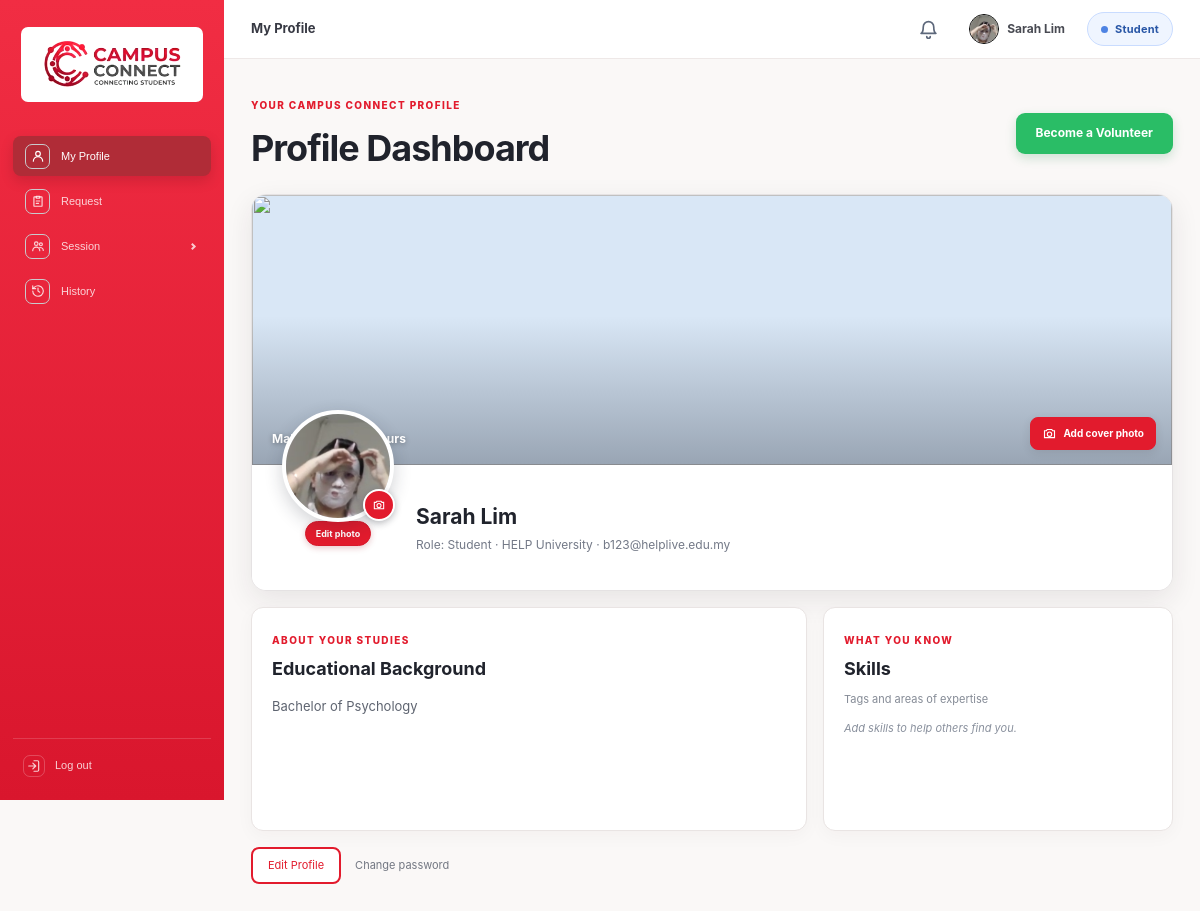
Page /backend/profile_management/profile.php (signed in) on the committed database.
### tables this page shows
CREATE TABLE `users` (
  `id` int(11) NOT NULL AUTO_INCREMENT,
  `email` varchar(150) NOT NULL,
  `full_name` varchar(100) NOT NULL,
  `university_name` varchar(100) NOT NULL,
  `password_hash` varchar(255) NOT NULL,
  `picture_url` varchar(255) DEFAULT NULL,
  `cover_photo_url` varchar(255) DEFAULT NULL,
  `volunteer_picture_url` varchar(255) DEFAULT NULL,
  `volunteer_cover_photo_url` varchar(255) DEFAULT NULL,
  `education` varchar(500) DEFAULT NULL,
  `skills` varchar(500) DEFAULT NULL,
  `support_experience` varchar(1000) DEFAULT NULL,
  `tfa_code` varchar(255) DEFAULT NULL,
  `tfa_expiry` datetime DEFAULT NULL,
  `failed_attempts` int(11) NOT NULL DEFAULT 0,
  `locked_until` datetime DEFAULT NULL,
  `remember_token_hash` char(64) DEFAULT NULL,
  `remember_expires` datetime DEFAULT NULL,
  `reset_code` varchar(6) DEFAULT NULL,
  `reset_expiry` datetime DEFAULT NULL,
  `is_volunteer` char(1) NOT NULL DEFAULT 'N',
  `is_active` char(1) NOT NULL DEFAULT 'N',
  `created_at` datetime NOT NULL DEFAULT current_timestamp(),
  PRIMARY KEY (`id`),
  UNIQUE KEY `uq_users_email` (`email`)
);

### backend/general/account_functions.php (called while the page is built, shortened)
<?php
require_once __DIR__ . '/db.php';
function e($value): string {
    return htmlspecialchars((string)$value, ENT_QUOTES, 'UTF-8');
}
function current_user(): ?array {
    global $pdo;
    $stmt = $pdo->prepare('SELECT * FROM users WHERE id = ?');
    $stmt->execute([$_SESSION['user_id']]);
    $user = $stmt->fetch();
    return $user ?: null;
}
?>

### backend/general/notifications.php (called while the page is built, shortened)
<?php
function notificationTypesForRole(?string $role): array
{
    return match ($role) {
        'student' => ['Session Requested', 'Feedback Received', 'Pending Request'],
        'volunteer' => ['Request Submitted', 'Request Response', 'Status Update', 'Session Scheduled', 'Session Rejected', 'Feedback Reminder'],
        default => [],
    };
}
function notificationRoleFilter(?string $role): array
{
    $types = notificationTypesForRole($role);
    return [' AND notice_type NOT IN (' . implode(', ', array_fill(0, count($types), '?')) . ')', str_repeat('s', count($types))];
}
function bindNotificationQueryParams(mysqli_stmt $stmt, int $userId, ?string $role, string $types): void
{
    $values = array_merge([$userId], notificationTypesForRole($role));
    $params = ['i' . $types];
    foreach ($values as &$value) {
        $params[] = &$value;
    }
    call_user_func_array([$stmt, 'bind_param'], $params);
}
function countUnreadNotifications(mysqli $conn, int $userId, ?string $role = null): int
{
    [$roleFilter, $types] = notificationRoleFilter($role);
    $stmt = $conn->prepare("SELECT COUNT(*) FROM notifications WHERE user_id = ? AND is_read = 'N'" . $roleFilter);
    bindNotificationQueryParams($stmt, $userId, $role, $types);
    $stmt->execute();
    return (int)$stmt->get_result()->fetch_row()[0];
}

### backend/profile_management/profile.php (the view, shortened to what this page needs)
<?php
require_once dirname(__DIR__) . '/general/account_functions.php';
require_once dirname(__DIR__) . '/general/dashboard_header.php';
require_once dirname(__DIR__) . '/general/notifications.php';
$user = current_user();
$volunteerCheck = $pdo->prepare('SELECT id FROM volunteers WHERE user_id = ? LIMIT 1');
$volunteerCheck->execute([$user['id']]);
$volunteerProfileExists = (bool)$volunteerCheck->fetchColumn();
$user = current_user();
?>
<!DOCTYPE html>
<html lang="en">
<head>
    <link rel="stylesheet" href="<?= BASE_URL ?>/frontend/css/style.css">
    <link rel="stylesheet" href="<?= BASE_URL ?>/frontend/css/navigation.css">
    <link rel="stylesheet" href="<?= BASE_URL ?>/frontend/css/profile.css">
</head>
<body class="account-page dashboard-page profile-view-page">
<div class="dashboard-app">
<?php include dirname(__DIR__) . '/general/account_sidebar.php'; ?>
<main class="dashboard-main">
    <?= renderDashboardHeader('My Profile', $user, null, countUnreadNotifications($conn, (int)$user['id'], $isVolunteer ? 'volunteer' : 'student')) ?>
    <div class="dashboard-shell profile-dashboard-shell">
        <div class="profile-page-heading">
            <div><span class="account-eyebrow">YOUR CAMPUS CONNECT PROFILE</span><h1>Profile Dashboard</h1></div>
            <?php if (!$isVolunteer && $volunteerProfileExists): ?><form method="post" data-confirm-title="Switch to Volunteer?" data-confirm-message="Your saved volunteer profile and availability will become active." data-confirm-submit="Switch role" data-confirm-icon="switch"><input type="hidden" name="csrf_token" value="<?= e(csrf_token()) ?>"><input type="hidden" name="role" value="volunteer"><button class="btn btn-volunteer" type="submit">Switch to Volunteer</button></form><?php elseif (!$isVolunteer): ?><a class="btn btn-volunteer" href="<?= BASE_URL ?>/become_volunteer.php">Become a Volunteer</a><?php else: ?><a class="btn btn-volunteer" href="<?= BASE_URL ?>/volunteer.php">Volunteer Profile</a><?php endif; ?>
        </div>
        <section class="profile-showcase-card">
            <a class="profile-cover" href="<?= BASE_URL ?>/profile_cover.php" aria-label="<?= empty($user['cover_photo_url']) ? 'Add a cover photo' : 'Change cover photo' ?>">
                <img class="profile-cover-image" src="<?= e($user['cover_photo_url'] ?: DEFAULT_COVER_PHOTO) ?>" alt="">
                <?php if (empty($user['cover_photo_url'])): ?><span class="profile-cover-prompt">Make this profile yours</span><?php endif; ?>
                <span class="profile-cover-action"><svg viewBox="0 0 24 24" aria-hidden="true"><path d="M4 7.5h3l1.4-2h7.2l1.4 2h3v11H4z"/><circle cx="12" cy="13" r="3.5"/></svg><?= empty($user['cover_photo_url']) ? 'Add cover photo' : 'Change cover photo' ?></span>
            </a>
            <div class="profile-identity-card">
                <div class="profile-avatar-wrap">
                    <a class="profile-identity-avatar" href="<?= BASE_URL ?>/profile_picture.php" aria-label="<?= empty($user['picture_url']) ? 'Add a profile photo' : 'Change your profile photo' ?>"><img src="<?= e($user['picture_url'] ?: DEFAULT_PROFILE_PICTURE) ?>" alt=""></a>
                    <a class="profile-avatar-camera" href="<?= BASE_URL ?>/profile_picture.php" aria-label="Change profile photo"><svg viewBox="0 0 24 24" aria-hidden="true"><path d="M4 7.5h3l1.4-2h7.2l1.4 2h3v11H4z"/><circle cx="12" cy="13" r="3.5"/></svg></a>
                    <a class="profile-photo-edit" href="<?= BASE_URL ?>/profile_picture.php"><?= empty($user['picture_url']) ? '＋ Add photo' : 'Edit photo' ?></a>
                </div>
                <div class="profile-identity-copy"><h2><?= e($user['full_name']) ?></h2><p>Role: <?= $isVolunteer ? 'Volunteer' : 'Student' ?> <span aria-hidden="true">·</span> <?= e($user['university_name']) ?> <span aria-hidden="true">·</span> <?= e($user['email']) ?></p></div>
            </div>
        </section>
        <div class="profile-info-grid">
            <section class="profile-info-card"><span class="account-eyebrow">ABOUT YOUR STUDIES</span><h2>Educational Background</h2><p><?= nl2br(e($user['education'] ?: 'Add your course, major, and year of study to introduce yourself to the community.')) ?></p></section>
            <section class="profile-info-card"><span class="account-eyebrow">WHAT YOU KNOW</span><h2>Skills</h2><p class="profile-skill-hint">Tags and areas of expertise</p><div class="profile-skill-list"><?php if (empty(trim((string)($user['skills'] ?? '')))): ?><span class="profile-empty-skill">Add skills to help others find you.</span><?php endif; ?></div></section>
        </div>
        <div class="profile-page-actions"><a class="btn btn-secondary" href="<?= BASE_URL ?>/edit_profile.php">Edit Profile</a><a class="profile-security-link" href="<?= BASE_URL ?>/change_password.php">Change password</a></div>
    </div>
</main>
</div>
</body>
</html>

### backend/general/dashboard_header.php (shortened to what this page needs)
<?php
function renderDashboardHeader(string $title, array $user, ?array $back = null, int $unreadNotifications = 0): string
{
    $backLink = '';
    $isVolunteer = ($user['is_volunteer'] ?? 'N') === 'Y';
    $name        = $user['full_name'] ?? 'Student';
    $picture     = $isVolunteer ? ($user['volunteer_picture_url'] ?? '') : ($user['picture_url'] ?? '');
    $avatar = '<img src="' . htmlspecialchars($picture ?: DEFAULT_PROFILE_PICTURE) . '" alt="">';
    $scriptKey = basename(dirname($_SERVER['SCRIPT_NAME'] ?? '')) . '/' . basename($_SERVER['SCRIPT_NAME'] ?? '');
    $isNotificationsPage = $scriptKey === 'notification_management/notifications.php';
    $bellLabel = $isNotificationsPage
        ? 'Close notifications'
        : ($unreadNotifications > 0 ? "Notifications, $unreadNotifications unread" : 'Notifications');
    $bellHref = $isNotificationsPage
        ? BASE_URL . ($isVolunteer ? '/volunteer.php' : '/profile.php')
        : BASE_URL . '/backend/notification_management/notifications.php';
    $bell = '<a class="dashboard-bell"' . ($isNotificationsPage ? ' data-notification-toggle="close"' : '')
          . ' href="' . $bellHref . '" title="' . $bellLabel . '" aria-label="' . $bellLabel . '">'
          . '<svg viewBox="0 0 24 24" aria-hidden="true"><path d="M6 9a6 6 0 0 1 12 0c0 6 2.5 7.5 2.5 7.5h-17S6 15 6 9z"/><path d="M10 20a2 2 0 0 0 4 0"/></svg>'
          . ($unreadNotifications > 0 ? '<span class="dashboard-bell-badge">' . ($unreadNotifications > 9 ? '9+' : $unreadNotifications) . '</span>' : '')
          . '</a>';
    return '<header class="dashboard-header">'
         . '<div class="dashboard-header-title">' . $backLink . '<span>' . htmlspecialchars($title) . '</span></div>'
         . '<nav class="dashboard-nav" aria-label="Account navigation">'
         . $bell
         . '<a class="dashboard-user-chip" href="' . BASE_URL . ($isVolunteer ? '/volunteer.php' : '/profile.php') . '" aria-label="View your profile">'
         . '<span class="dashboard-user-avatar">' . $avatar . '</span>' . htmlspecialchars($name) . '</a>'
         . '<span class="dashboard-role-badge ' . ($isVolunteer ? 'is-volunteer' : 'is-student') . '" aria-label="Current role: ' . ($isVolunteer ? 'Volunteer' : 'Student') . '">' . ($isVolunteer ? 'Volunteer' : 'Student') . '</span>'
         . '</nav></header>'
         . ($isNotificationsPage
             ? '<script>(function () {'
             . 'var closeLink = document.querySelector("[data-notification-toggle=\\"close\\"]");'
             . 'if (!closeLink) { return; }'
             . 'closeLink.addEventListener("click", function (event) {'
             . '  if (window.history.length < 2 || !document.referrer) { return; }'
             . '  if (document.referrer === window.location.origin || document.referrer.indexOf(window.location.origin + "/") === 0) {'
             . '    event.preventDefault();'
             . '    window.history.back();'
             . '  }'
             . '});'
             . '})();</script>'
             : '');
}

### frontend/css/style.css (style rules this page uses)
:root { --red: #e21b2d; --red-dark: #c41225; --red-light: #fff0f1; --text: #222222; --muted: #6b6b6b; --border: #e3d5d5; --bg: #ffffff; --success: #2e7d32; --radius: 6px; }
* { box-sizing: border-box; }
body { margin: 0; font-family: Arial, Helvetica, sans-serif; font-size: 17px; color: var(--text); background: var(--bg); line-height: 1.5; }
h1 { font-size: 26px; margin: 0 0 8px; }
h2 { font-size: 20px; margin: 0 0 12px; }
.btn { display: inline-block; padding: 12px 20px; border-radius: var(--radius); border: 2px solid transparent; font-family: inherit; font-size: 16px; line-height: 1.4; cursor: pointer; text-decoration: none; text-align: center; }
.btn-secondary { background: #fff; color: var(--red); border: 2px solid var(--red); }
.account-page { min-height: 100vh; margin: 0; color: #1b2435; background: #f7f8fc; font-family: Inter, "Segoe UI", Arial, sans-serif; font-size: 15px; }
.account-eyebrow { color: #8179dc; font-size: 10px; font-weight: 800; letter-spacing: .14em; }
.dashboard-page { min-height: 100vh; }
.dashboard-header { display: flex; align-items: center; justify-content: space-between; min-height: 72px; padding: 0 max(24px, calc((100% - 1080px) / 2)); border-bottom: 1px solid #e8eaf0; background: #fff; }
.dashboard-nav { display: flex; align-items: center; gap: 22px; }
.dashboard-nav a { color: #5d687b; font-size: 12px; font-weight: 650; text-decoration: none; }
.dashboard-nav .dashboard-role-badge { display: inline-flex; align-items: center; gap: 7px; padding: 8px 13px; border: 1px solid; border-radius: 999px; font-size: 11px; font-weight: 750; letter-spacing: .02em; }
.dashboard-nav .dashboard-role-badge::before { width: 7px; height: 7px; border-radius: 50%; content: ""; }
.dashboard-nav .dashboard-role-badge.is-student { border-color: #c9dcff; color: #2856a6; background: #eff5ff; }
.dashboard-nav .dashboard-role-badge.is-student::before { background: #4e83e3; }
.dashboard-shell { width: min(100% - 40px, 960px); margin: 0 auto; padding: 45px 0 60px; }
.dashboard-role-badge { padding: 6px 10px; border-radius: 999px; background: #eeedff; color: #5146df; font-size: 11px; font-weight: 750; }
.account-page { --account-red: #e21b2d; --account-red-dark: #c41225; --account-red-soft: #fff0f1; --account-ink: #20232c; --account-muted: #737784; color: var(--account-ink); background: #faf8f7; }
.account-brand > span:last-child,.account-eyebrow,.account-switch a,.account-page .help-text { color: var(--account-red); }
.security-main,.dashboard-main { min-width: 0; }
.security-topbar,.dashboard-header { display: flex; align-items: center; justify-content: space-between; min-height: 65px; padding: 0 clamp(22px, 4vw, 54px); border-bottom: 1px solid #eee8e7; background: #fff; }
.dashboard-app { display: grid; grid-template-columns: 224px minmax(0,1fr); min-height: 100vh; }
.dashboard-header { position: sticky; top: 0; z-index: 10; min-height: 59px; padding: 0 27px; }
.dashboard-header-title { display: flex; align-items: center; gap: 6px; color: #373943; font-size: 13px; font-weight: 700; }
.dashboard-user-chip { display: flex; align-items: center; gap: 8px; color: #484a52 !important; }
.dashboard-user-chip .dashboard-user-avatar { display: grid; place-items: center; flex: 0 0 30px; width: 30px; height: 30px; overflow: hidden; border: 1px solid #000; border-radius: 50%; color: #20232c; background: #fff; font-size: 11px; font-weight: 750; }
.dashboard-user-chip .dashboard-user-avatar img { display: block; width: 100%; height: 100%; object-fit: cover; }
.dashboard-nav .dashboard-bell { position: relative; display: grid; place-items: center; width: 38px; height: 38px; border-radius: 50%; color: #5d687b; transition: background 0.15s, color 0.15s; }
.dashboard-bell svg { width: 21px; height: 21px; fill: none; stroke: currentColor; stroke-width: 1.9; stroke-linecap: round; stroke-linejoin: round; }
.dashboard-shell { width: min(1030px, calc(100% - 54px)); padding: 27px 0 45px; }

### rows in the picture
users: picture_url (picture), full_name "Sarah Lim", university_name "HELP University", email "b123@helplive.edu.my", education "Bachelor of Psychology"

### other values in the picture
$title "My Profile"
